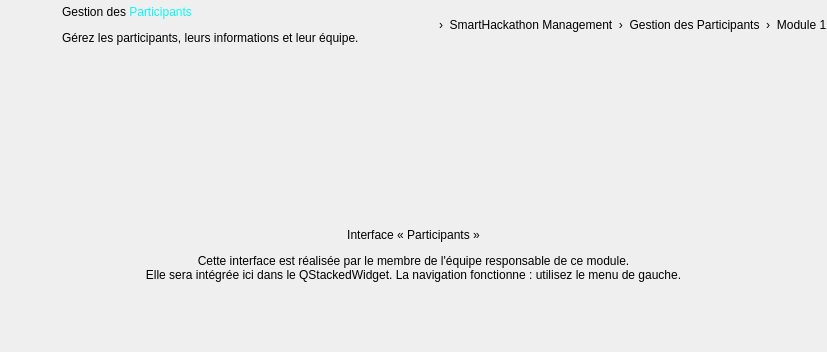
<widget class="QWidget" name="pageParticipants"><layout class="QVBoxLayout" name="layoutPageParticipants"><property name="leftMargin"><number>0</number></property><property name="topMargin"><number>0</number></property><property name="rightMargin"><number>0</number></property><property name="bottomMargin"><number>0</number></property><property name="spacing"><number>12</number></property><item><layout class="QHBoxLayout" name="layoutTitleParticipants"><property name="spacing"><number>12</number></property><item><widget class="QLabel" name="labelTitleIconParticipants"><property name="pixmap"><pixmap resource="resources.qrc">:/icons/ti_users.png</pixmap></property><property name="scaledContents"><bool>true</bool></property><property name="minimumSize"><size><width>50</width><height>50</height></size></property><property name="maximumSize"><size><width>50</width><height>50</height></size></property></widget></item><item><layout class="QVBoxLayout" name="layoutTitleTxtParticipants"><property name="spacing"><number>0</number></property><item><widget class="QLabel" name="labelTitleParticipants"><property name="text"><string>Gestion des &lt;span style=&quot;color:#0BF8F6;&quot;&gt;Participants&lt;/span&gt;</string></property><property name="textFormat"><enum>Qt::RichText</enum></property><property name="pageTitle" stdset="0"><bool>true</bool></property></widget></item><item><widget class="QLabel" name="labelSubtitleParticipants"><property name="text"><string>Gérez les participants, leurs informations et leur équipe.</string></property><property name="pageSub" stdset="0"><bool>true</bool></property></widget></item></layout></item><item><spacer name="spTitleParticipants"><property name="orientation"><enum>Qt::Horizontal</enum></property><property name="sizeHint" stdset="0"><size><width>40</width><height>10</height></size></property></spacer></item><item><widget class="QLabel" name="labelHomeIconParticipants"><property name="pixmap"><pixmap resource="resources.qrc">:/icons/home_c.png</pixmap></property><property name="scaledContents"><bool>true</bool></property><property name="minimumSize"><size><width>16</width><height>16</height></size></property><property name="maximumSize"><size><width>16</width><height>16</height></size></property></widget></item><item><widget class="QLabel" name="labelBreadcrumbParticipants"><property name="text"><string>›  SmartHackathon Management  ›  Gestion des Participants  ›  Module 1</string></property><property name="pageSub" stdset="0"><bool>true</bool></property></widget></item></layout></item><item><widget class="QFrame" name="framePlaceholderParticipants"><property name="card" stdset="0"><bool>true</bool></property><layout class="QVBoxLayout" name="layoutPhParticipants"><property name="leftMargin"><number>30</number></property><property name="topMargin"><number>30</number></property><property name="rightMargin"><number>30</number></property><property name="bottomMargin"><number>30</number></property><property name="spacing"><number>12</number></property><item><spacer name="spPhTParticipants"><property name="orientation"><enum>Qt::Vertical</enum></property><property name="sizeHint" stdset="0"><size><width>20</width><height>40</height></size></property></spacer></item><item alignment="Qt::AlignHCenter"><widget class="QLabel" name="labelPhIconParticipants"><property name="pixmap"><pixmap resource="resources.qrc">:/icons/ti_users.png</pixmap></property><property name="scaledContents"><bool>true</bool></property><property name="minimumSize"><size><width>84</width><height>84</height></size></property><property name="maximumSize"><size><width>84</width><height>84</height></size></property></widget></item><item><widget class="QLabel" name="labelPhTitleParticipants"><property name="text"><string>Interface « Participants »</string></property><property name="phTitle" stdset="0"><bool>true</bool></property><property name="alignment"><set>Qt::AlignCenter</set></property></widget></item><item><widget class="QLabel" name="labelPhTextParticipants"><property name="text"><string>Cette interface est réalisée par le membre de l'équipe responsable de ce module.
Elle sera intégrée ici dans le QStackedWidget. La navigation fonctionne : utilisez le menu de gauche.</string></property><property name="phText" stdset="0"><bool>true</bool></property><property name="alignment"><set>Qt::AlignCenter</set></property></widget></item><item><spacer name="spPhBParticipants"><property name="orientation"><enum>Qt::Vertical</enum></property><property name="sizeHint" stdset="0"><size><width>20</width><height>40</height></size></property></spacer></item></layout></widget></item></layout></widget>
